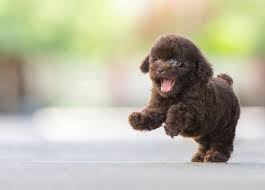
#> input picture COIL/coil-100/coil-100/dog2.jpg, 265 x 190 px, found by its file name
$ jupyter execute --allow-errors Scene_change.ipynb
#> lines starting #> are read from the running program, lines starting #| are printed output that depends on the picture
[cell 1]
import numpy as np
import cv2 as cv
import math
from matplotlib import pyplot as plt
img_array = []
for i in range(0,360,5):
    img = cv.imread(r'C:\Users\Murali\Desktop\Mtech\Sem2\ComputerVision\paper\github\scene_change_detection\COIL\coil-100\coil-100\dog2.jpg')
#> img is the input picture: shape (190, 265, 3); mean B, G, R 164.9, 184.5, 186.2
    mask = np.zeros(img.shape[:2],np.uint8)#GC_BGD,GC_FGD,GC_PR_BGD,GC_PR_FGD
    bgdModel = np.zeros((1,65),np.float64)
    fgdModel = np.zeros((1,65),np.float64)
    rect = (0,40,470,300)
    cv.grabCut(img,mask,rect,bgdModel,fgdModel,5,cv.GC_INIT_WITH_RECT)
    mask2 = np.where((mask==2)|(mask==0),0,1).astype('uint8')
    img = img*mask2[:,:,np.newaxis]
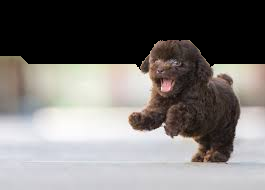
#> img: shape (190, 265, 3); mean B, G, R 116.2, 118.2, 121.8
    img_array.append(img)

[cell 2]
for img in img_array:
    plt.imshow(img),plt.colorbar(),plt.show()
    break

[cell 3]
im1 = img_array[0]
im2 = img_array[1]

im1_gray = cv.cvtColor(im1,cv.COLOR_BGR2GRAY)
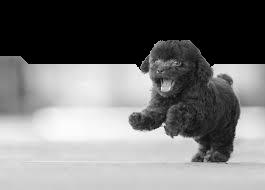
#> im1_gray: shape (190, 265); min 0, max 253, mean 119
im2_gray = cv.cvtColor(im2,cv.COLOR_BGR2GRAY)

sz = im1.shape
#> sz = (190, 265, 3)

# warp_mode = cv.MOTION_HOMOGRAPHY
warp_mode = cv.MOTION_EUCLIDEAN

if warp_mode == cv.MOTION_HOMOGRAPHY :
    warp_matrix = np.eye(3, 3, dtype=np.float32)
else:
    warp_matrix = np.eye(2, 3, dtype=np.float32)

number_of_iterations = 5000;

termination_eps = 1e-10;

criteria = (cv.TERM_CRITERIA_EPS | cv.TERM_CRITERIA_COUNT, number_of_iterations,  termination_eps)

(cc, warp_matrix) = cv.findTransformECC (im1_gray,im2_gray,warp_matrix, warp_mode, criteria)

if warp_mode == cv.MOTION_HOMOGRAPHY :
    im2_aligned = cv.warpPerspective(im2, warp_matrix, (sz[1],sz[0]), flags=cv.INTER_LINEAR + cv.WARP_INVERSE_MAP)
else:
#     im2_aligned = cv.warpAffine(im2, warp_matrix, (sz[1],sz[0]))
    im2_aligned = cv.warpAffine(im2, warp_matrix, (sz[1],sz[0]), flags=cv.INTER_LINEAR + cv.WARP_INVERSE_MAP)

print("Correlation coefficient:",cc)

# [5 lines of commented-out code are left out]

[cell 4]
im1_gray = cv.cvtColor(im1,cv.COLOR_BGR2GRAY)
im2_aligned_gray = cv.cvtColor(im2_aligned,cv.COLOR_BGR2GRAY)

[cell 5]
row = im1.shape[0]
#> row = 190
col = im1.shape[1]
#> col = 265

tiles1 = []
tiles2 = []
block_size = 32
for y in range(0, row, block_size):
    for x in range(0, col, block_size):
        tiles1.append(im1_gray[x:x+block_size,y:y+block_size])
        tiles2.append(im2_aligned_gray[x:x+block_size,y:y+block_size])

[cell 6]
import pywt
dwt_img1 = []
dwt_aligned = []
#> (the rest of this cell did not finish here and is left out)

#> (a cell that did not finish here is left out)

[cell 8]
def pcc(cAA,cHA,cVA,cDA,cAR,cHR,cVR,cDR):
# [6 lines of commented-out code are left out]
    pcc = np.corrcoef(np.concatenate((cAA.flatten(), cHA.flatten(), cVA.flatten(), cDA.flatten())),np.concatenate((cAR.flatten(), cHR.flatten(), cVR.flatten(), cDR.flatten())))[0, 1]
#     return pcc
    return pcc

[cell 9]
# (dwt_img1[0].flatten() == dwt_img1[8].flatten()).sum()
# 4*16*16*16 = 16384

[cell 10]
def pcc_single(cA,cR):
    pcc = np.corrcoef(cA.flatten(),cR.flatten())[0,1]
    return pcc

[cell 11]
pcc_result = []
for i in range(len(dwt_aligned)):
# [8 lines of commented-out code are left out]
    result = pcc(dwt_img1[i][0],dwt_img1[i][1],dwt_img1[i][2],dwt_img1[i][3],dwt_aligned[i][0],dwt_aligned[i][1],dwt_aligned[i][2],dwt_aligned[i][3])
    pcc_result.append(result)

print("This is the pcc result")
pcc_result = [1 if math.isnan(x) else x for x in pcc_result]
pcc_result

[cell 12]
theta = 0.80
change = np.array([0 if x > theta else 1 for x in pcc_result])
change

[cell 13]
for i in range(0,len(change)):
    tiles1[i] = tiles1[i]*change[i]
    tiles2[i] = tiles2[i]*change[i]

[cell 14]
for i in range(0,len(tiles1)):
    fig = plt.figure(figsize=(12, 3))
    plt.imshow(tiles1[i])
    plt.title("Block "+str(i))
    plt.axis('off')
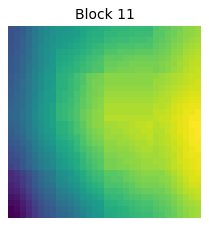
#> figure drawn by matplotlib, 1 panel
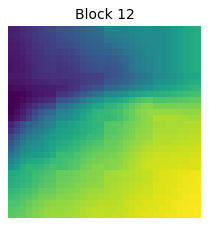
#> figure drawn by matplotlib, 1 panel
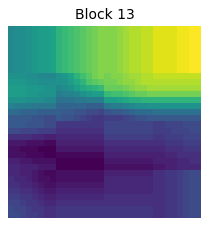
#> figure drawn by matplotlib, 1 panel
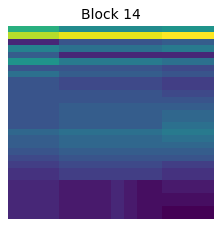
#> figure drawn by matplotlib, 1 panel
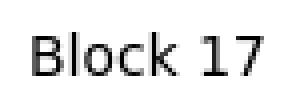
#> figure drawn by matplotlib, 1 panel
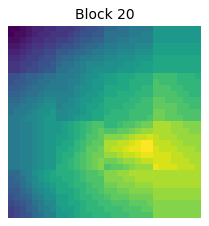
#> figure drawn by matplotlib, 1 panel
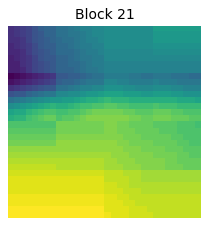
#> figure drawn by matplotlib, 1 panel
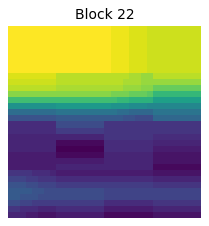
#> figure drawn by matplotlib, 1 panel
